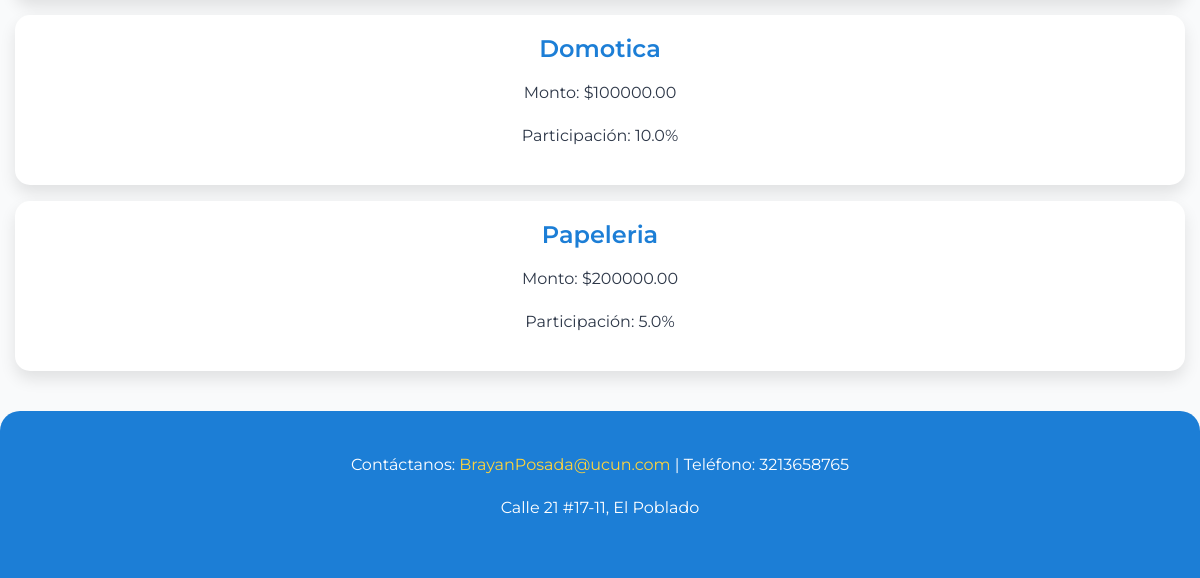
Page /dashboard/ (signed in, lower part) on the earlier database version.
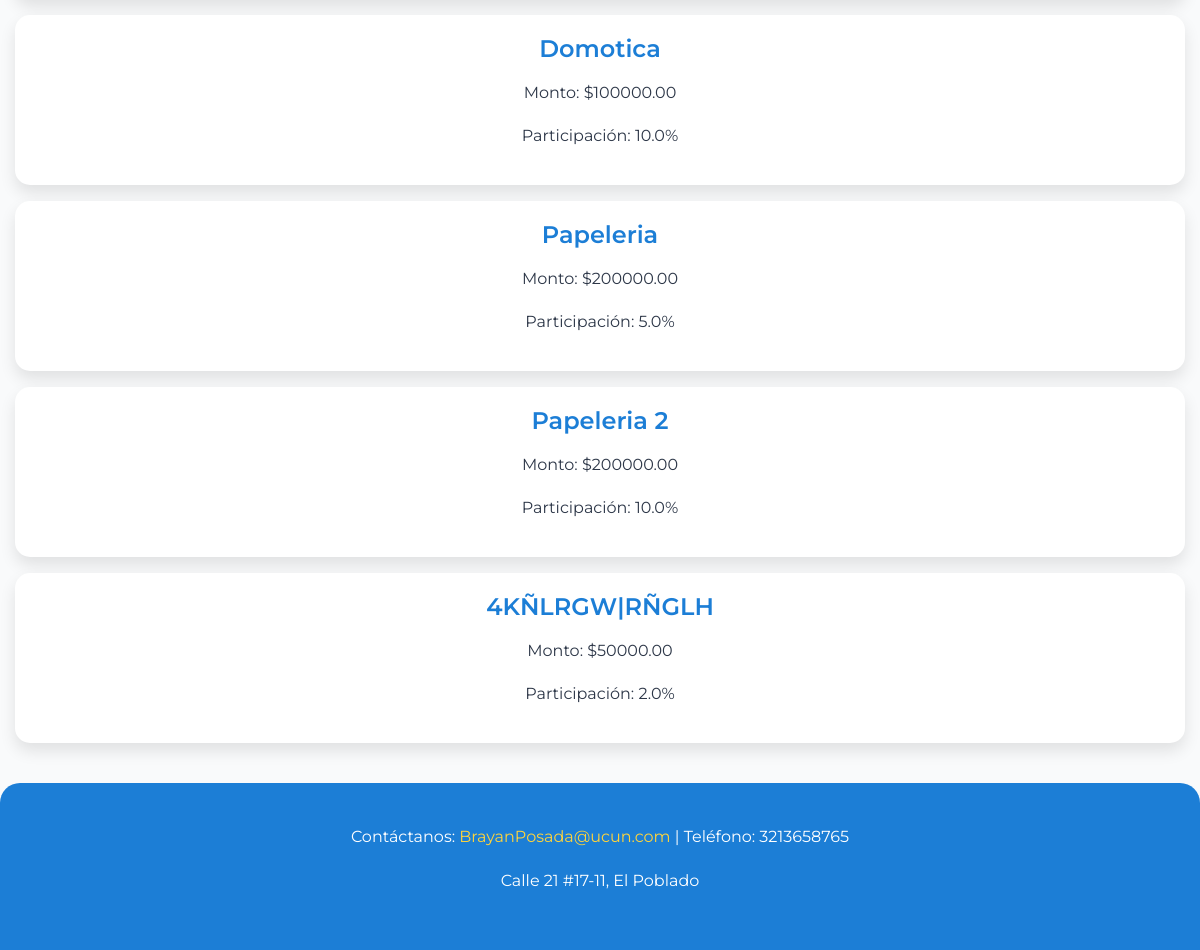
Same page on the later database version.
### core/models.py (models this page shows, shortened)
class Investment(models.Model):
    project = models.ForeignKey(Project, on_delete=models.CASCADE, related_name='investments')
    investor = models.ForeignKey(User, on_delete=models.CASCADE)
    amount = models.DecimalField(max_digits=10, decimal_places=2)
    equity_percentage = models.FloatField()  # Percentage of project ownership
    invested_at = models.DateTimeField(default=timezone.now)

class Project(models.Model):
    title = models.CharField(max_length=200)
    description = models.TextField()
    owner = models.ForeignKey(User, on_delete=models.CASCADE, related_name='projects')
    funding_goal = models.DecimalField(max_digits=10, decimal_places=2)
    amount_raised = models.DecimalField(max_digits=10, decimal_places=2, default=0)
    created_at = models.DateTimeField(default=timezone.now)
    image = models.ImageField(upload_to='projects/', blank=True, null=True)
    is_active = models.BooleanField(default=True)

### core/views.py (the view)
# urls.py: path('dashboard/', views.dashboard, name='dashboard'),
@login_required
def dashboard(request):
    try:
        profile = Profile.objects.get(user=request.user)
    except Profile.DoesNotExist:
        messages.error(request, 'No se encontró un perfil asociado a este usuario.')
        return redirect('home')
    if request.user.is_superuser:  # Verificar si el usuario es administrador
        return render(request, 'admin_dashboard.html', {'profile': profile})
    if profile.user_type == 'entrepreneur':
        projects = Project.objects.filter(owner=request.user)
        return render(request, 'dashboard.html', {'projects': projects, 'profile': profile})
    elif profile.user_type in ['mentor', 'investor']:
        mentorships = Mentorship.objects.filter(mentor=request.user)
        investments = Investment.objects.filter(investor=request.user)
        return render(request, 'dashboard.html', {'mentorships': mentorships, 'investments': investments, 'profile': profile})
    else:  # Evaluator
        pending_mentors = Profile.objects.filter(user_type='mentor', is_approved=False)
        return render(request, 'dashboard.html', {'pending_mentors': pending_mentors, 'profile': profile})

### core/templates/dashboard.html (shortened to what this page needs)
{% extends 'base.html' %}
{% load static %}
{% block content %}
    {% if profile.user_type == 'entrepreneur' %}
        <h3>Tus Proyectos</h3>
        <a href="{% url 'project_create' %}" class="btn btn-success mb-3">Crear Nuevo Proyecto</a>
        {% for project in projects %}
            <div class="card mb-3">
                <div class="card-body">
                    <h5 class="card-title">{{ project.title }}</h5>
                    <p>Meta de Financiación: ${{ project.funding_goal }}</p>
                    <p>Monto Recaudado: ${{ project.amount_raised }}</p>
                    <a href="{% url 'project_detail' project.pk %}" class="btn btn-primary">Ver</a>
                </div>
            </div>
        {% empty %}
            <p>No hay proyectos aún.</p>
        {% endfor %}
    {% elif profile.user_type == 'mentor' or profile.user_type == 'investor' %}
        {% for investment in investments %}
            <div class="card mb-3">
                <div class="card-body">
                    <h5 class="card-title">{{ investment.project.title }}</h5>
                    <p>Monto: ${{ investment.amount }}</p>
                    <p>Participación: {{ investment.equity_percentage }}%</p>
                </div>
            </div>
        {% empty %}
            <p>No se han realizado inversiones.</p>
        {% endfor %}
    {% endif %}
{% endblock %}

Differences in the rows shown:
added Investment: project "Papeleria 2", amount "200000.00", equity_percentage "10.0"
added Investment: project "4KÑLRGW|RÑGLH", amount "50000.00", equity_percentage "2.0"
